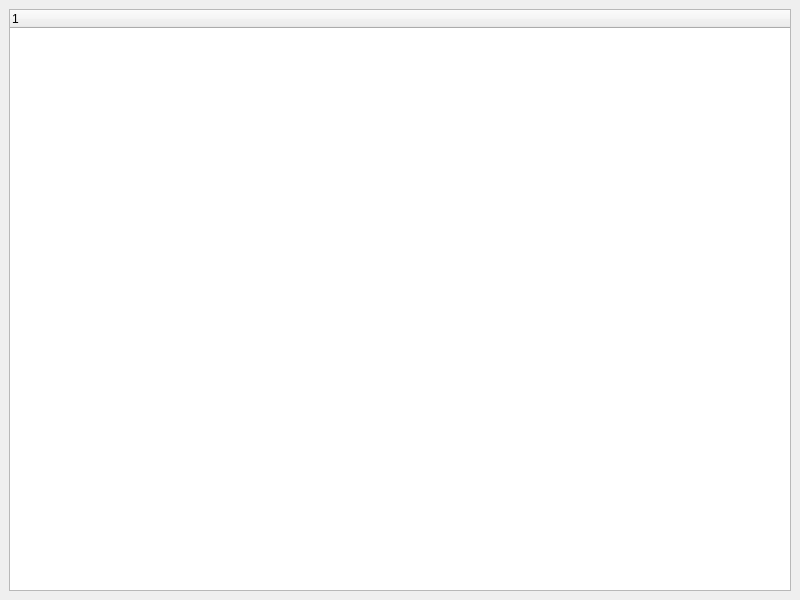
<?xml version="1.0" encoding="UTF-8"?>
<ui version="4.0">
 <class>MainWindow</class>
 <widget class="QMainWindow" name="MainWindow">
  <property name="geometry">
   <rect>
    <x>0</x>
    <y>0</y>
    <width>800</width>
    <height>600</height>
   </rect>
  </property>
  <property name="windowTitle">
   <string>MainWindow</string>
  </property>
  <widget class="QWidget" name="centralwidget">
   <layout class="QVBoxLayout" name="verticalLayout">
    <item>
     <widget class="QTreeWidget" name="tree">
      <column>
       <property name="text">
        <string notr="true">1</string>
       </property>
      </column>
     </widget>
    </item>
   </layout>
  </widget>
 </widget>
 <resources/>
 <connections/>
</ui>
